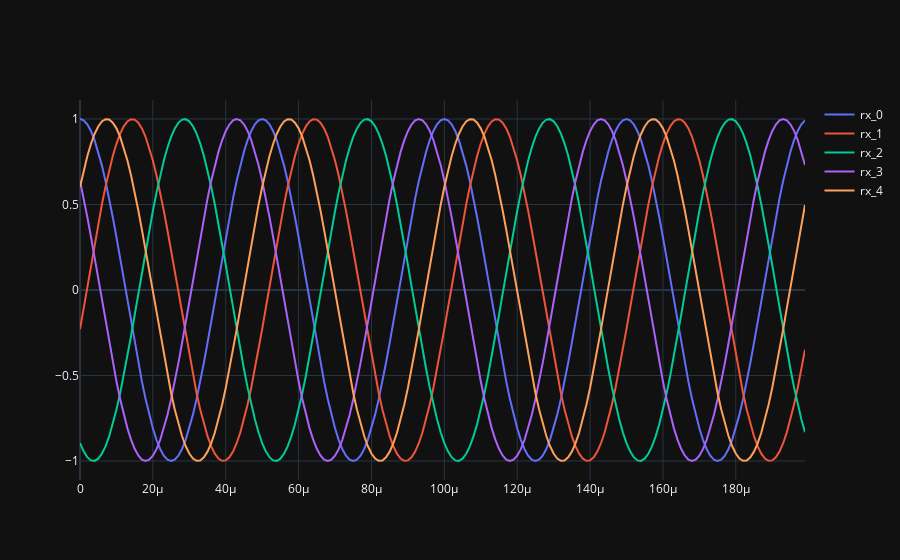

Here is the notebook cell this chart was saved with:
### Markdown cell above
## Multiply each signal reception by phases shift

Complex multioplication is equivalent to add a phase shift

$ tx\_signal = {e^{j2\pi ft}} $

$ steering\_vectors = {e^{j2\pi \ phase\_shift}} $

$ steering\_vectors * tx\_signal = {e^{j2\pi phase\_shift}} * {e^{j2\pi ft}} = {e^{j2\pi (ft + phase\_shift)}} $

### Code cell
steering_vectors = steering_vectors.reshape(-1,1) # make steering_vectors a column vector
tx_signal = tx_signal.reshape(1,-1) # make tx_signal a row vector

rx_signals = steering_vectors * tx_signal # Simulate the received signal rx_signals through a matrix multiply

if use_matplotlib:
    for rx_signal in range(antena_rx_nbr):
        plt.plot(np.asarray(rx_signals[rx_signal,:]).squeeze().real[0:200], label='rx_' + str(rx_signal))
    plt.legend()
    plt.show()
else:
    fig = go.Figure()
    for rx_signal in range(antena_rx_nbr):
        fig.add_trace(go.Scatter(x=t[0:200], y=np.asarray(rx_signals[rx_signal,:]).squeeze().real[0:200], mode='lines', name='rx_' + str(rx_signal)))
    fig.update_layout(template="plotly_dark")
    fig.show()

### Figure 1 — Plotly figure (JSON) as saved in the notebook; plotly's stock layout.template omitted (floating-point values rounded to 4 significant figures; data arrays with more than 128 entries replaced by an {"elided": "..."} marker saying what was removed)
{"data": [{"mode": "lines", "name": "rx_0", "type": "scatter", "x": {"elided": "200 float values"}, "y": {"elided": "200 float values"}}, {"mode": "lines", "name": "rx_1", "type": "scatter", "x": {"elided": "200 float values"}, "y": {"elided": "200 float values"}}, {"mode": "lines", "name": "rx_2", "type": "scatter", "x": {"elided": "200 float values"}, "y": {"elided": "200 float values"}}, {"mode": "lines", "name": "rx_3", "type": "scatter", "x": {"elided": "200 float values"}, "y": {"elided": "200 float values"}}, {"mode": "lines", "name": "rx_4", "type": "scatter", "x": {"elided": "200 float values"}, "y": {"elided": "200 float values"}}], "layout": {}}
